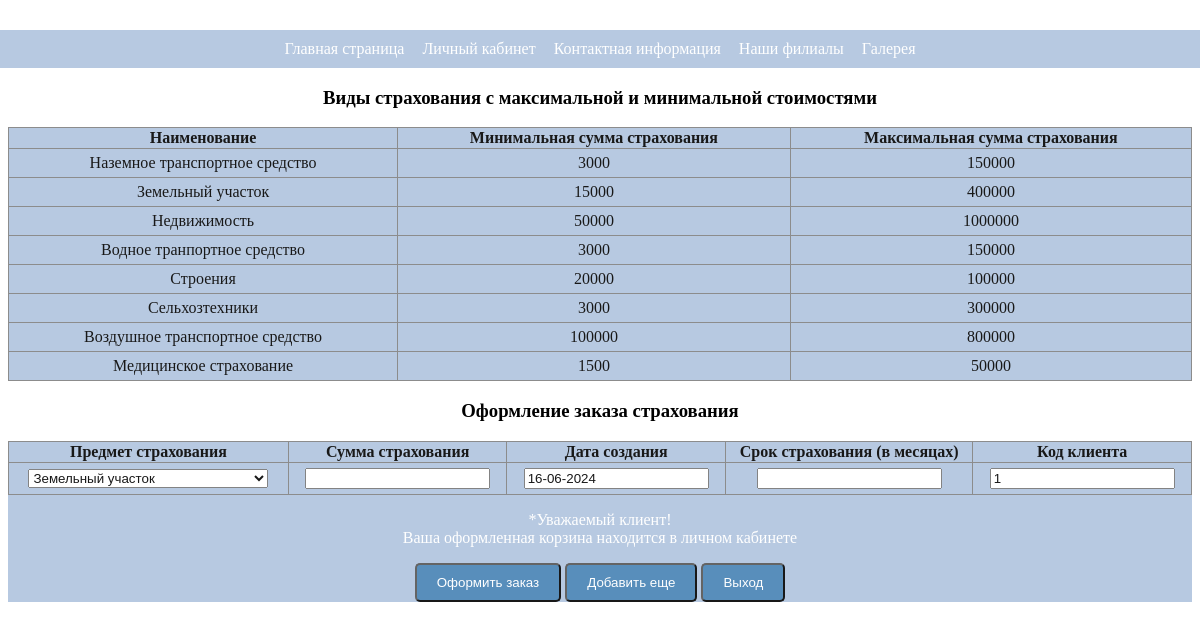
Page /main_page/zakaz.php?id=2 (signed in) on the committed database.
### main_page/zakaz.php (the view, shortened to what this page needs)
<?php
$mysql = mysqli_connect("localhost", "root", "", "new3333");
$login = $_COOKIE['user'];
$id_client_result = mysqli_query($mysql, "SELECT `Код_клиента` FROM `клиенты` WHERE `клиенты`.`Логин_клиента` = '$login'");
$id_client_row = mysqli_fetch_assoc($id_client_result);
$id_client = $id_client_row['Код_клиента'];
$query = "SELECT * FROM `предмет_страхования`";
$result_products = mysqli_query($mysql, $query);
$res = mysqli_query($mysql, "SELECT предмет_страхования.Наименование, предмет_страхования.Минимальная_сумма_страхования, предмет_страхования.Максимальная_сумма_страхования
                FROM предмет_страхования");
?>
<html>
<head>
	<link rel="stylesheet" href="../Style/styles.css">
</head>
<body>
<nav>
   <div>
           <a class="a_nav" href="../index.php">Главная страница</a>
                <?php
                if ($_COOKIE['user'] == ''):
                    ?>
                    <a class="a_nav" href="auth.php">Вход в личный кабинет</a>
                <?php else: ?>
                    <a class="a_nav" href="registration.php">Личный кабинет</a>
                <?php endif;?>
                <a class="a_nav" href="Сontacts.php">Контактная информация</a>
                <a class="a_nav" href="Products.php">Наши филиалы</a>
				<a class="a_nav" href="gallery.php">Галерея</a>
            </div>
</nav>
    <h3 align="center">Виды страхования с максимальной и минимальной стоимостями</h3>
	<div class="orders1" align="center">
<?php
if ($res) {
    echo "<table border='1'>";
    echo "<tr><th>Наименование</th><th>Минимальная сумма страхования</th><th>Максимальная сумма страхования</th></tr>";
    while ($row = mysqli_fetch_assoc($res)) {
        echo "<tr>";
        echo "<td>" . $row['Наименование'] . "</td>";
        echo "<td>" . $row['Минимальная_сумма_страхования'] . "</td>";
        echo "<td>" . $row['Максимальная_сумма_страхования'] . "</td>";
        echo "</tr>";
    }
    echo "</table>";
} else {
    echo "Error executing multi-table query: " . mysqli_error($mysql);
}
?>
</div>
<?php if ($_COOKIE['user']): ?>
    <h3 align="center">Оформление заказа страхования</h3>
	<div class="orders1" align="center">
    <form method="POST" action="../Order/zakaz_insert.php">
        <table border="1" align="center" class="t">
            <tr>
                <th>Предмет страхования</th>
                <th>Сумма страхования</th>
                <th>Дата создания</th>
                <th>Срок страхования (в месяцах)</th>
                <th>Код клиента</th>
            </tr>
            <tr>
                <td>
                    <select name="product_id[]">
						<?php if(isset($_GET['id'])): ?>
						<?php while ($product = mysqli_fetch_assoc($result_products)): ?>
							<?php if($product['Код_предмета_страхования'] == $_GET['id']): ?>
								<option value="<?php echo $product['Код_предмета_страхования']; ?>" selected><?php echo $product['Наименование']; ?></option>
							<?php else: ?>
								<option value="<?php echo $product['Код_предмета_страхования']; ?>"><?php echo $product['Наименование']; ?></option>
							<?php endif; ?>
						<?php endwhile; ?>
					<?php else: ?>
						<?php while ($product = mysqli_fetch_assoc($result_products)): ?>
							<option value="<?php echo $product['Код_предмета_страхования']; ?>"><?php echo $product['Наименование']; ?></option>
						<?php endwhile; ?>
					<?php endif; ?>
					</select>
                </td>
                <td><input type="int" name="insurance_amount[]"></td>
                <td><input type="text" name="start_date[]" value="<?php echo date('d-m-Y'); ?>"></td>
                <td><input type="int" name="insurance_term[]"></td>
                <td><input type="int" name="id_client[]" value="<?php echo $id_client; ?>" readonly></td>
            </tr>
        </table>
		<p>*Уважаемый клиент!<br>Ваша оформленная корзина находится в личном кабинете</p>
		<button class="order-button" type="submit">Оформить заказ</button>
		<button class="order-button" type="button" id = "addRowButton">Добавить еще</button>
		<button class="order-button" type="submit">Выход</button>
    </form>
	</div>
<?php else: ?>
    <p>Для оформления заказа страхования необходимо авторизоваться.</p>
    <a href="../Order/zakaz_auth.php">Войти в личный кабинет</a>
<?php endif; ?>
</body>

### Style/styles.css (style rules this page uses)
nav { display: block; padding-top: 10px; padding-bottom: 10px; background: #B0C4DE; margin-left: -10px; margin-right: -10px; margin-top: 30px; text-align: center; opacity: 90%; }
.a_nav { margin: 7px; color: #ffffff; text-decoration: none }
.orders1 { margin-top: 15px; opacity: 90%; background: #B0C4DE; color: #ffffff; width: 100%; }
table { width: 100%; border-collapse: collapse; }
td { padding: 5px; text-align: center; }
.order-button { display: inline-block; padding: 10px 20px; background-color: #4682B4; color: #fff; text-decoration: none; border-radius: 5px; }

### rows in the picture
предмет_страхования: Наименование "Наземное транспортное средство", Минимальная_сумма_страхования "3000", Максимальная_сумма_страхования "150000"
предмет_страхования: Наименование "Земельный участок", Минимальная_сумма_страхования "15000", Максимальная_сумма_страхования "400000"
предмет_страхования: Наименование "Недвижимость", Минимальная_сумма_страхования "50000", Максимальная_сумма_страхования "1000000"
предмет_страхования: Наименование "Водное транпортное средство", Минимальная_сумма_страхования "3000", Максимальная_сумма_страхования "150000"
предмет_страхования: Наименование "Строения", Минимальная_сумма_страхования "20000", Максимальная_сумма_страхования "100000"
предмет_страхования: Наименование "Сельхозтехники", Минимальная_сумма_страхования "3000", Максимальная_сумма_страхования "300000"
предмет_страхования: Наименование "Воздушное транспортное средство", Минимальная_сумма_страхования "100000", Максимальная_сумма_страхования "800000"
предмет_страхования: Наименование "Медицинское страхование", Минимальная_сумма_страхования "1500", Максимальная_сумма_страхования "50000"
клиенты: Код_клиента "1"

### other values in the picture
form field value "Земельный участок"
